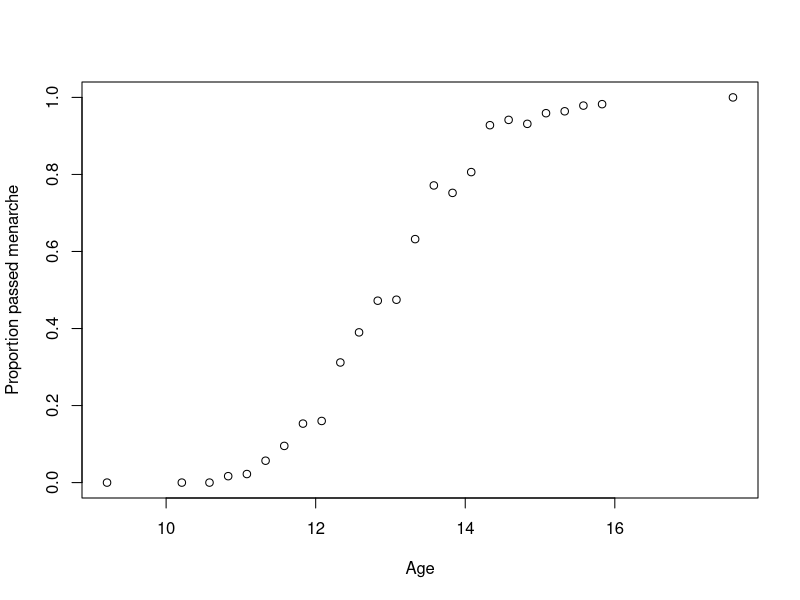
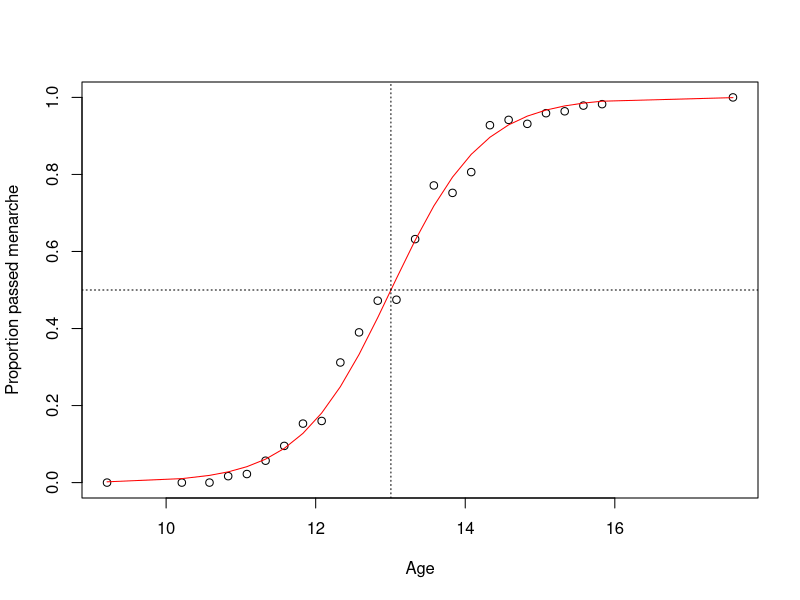
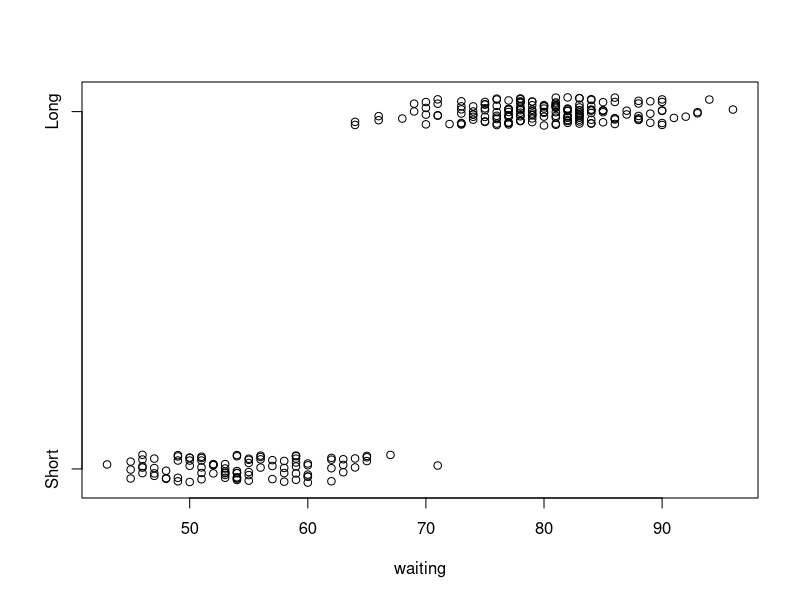
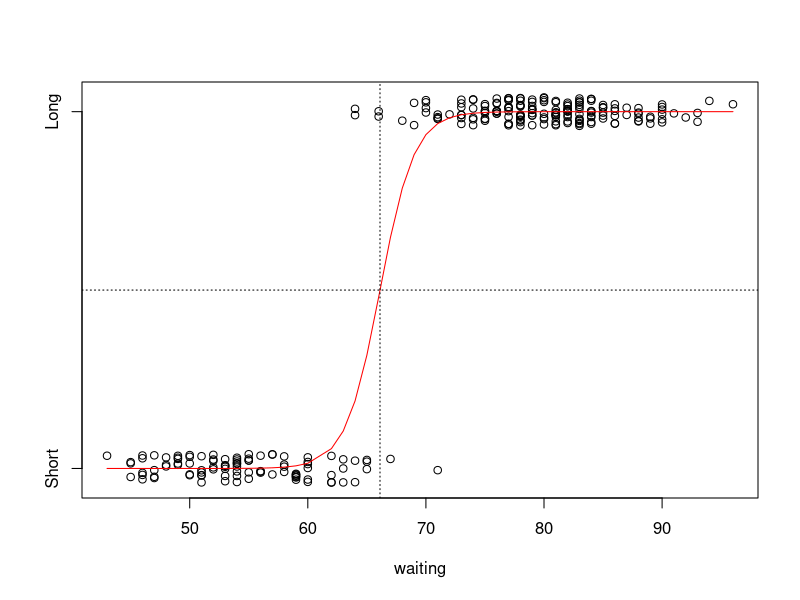
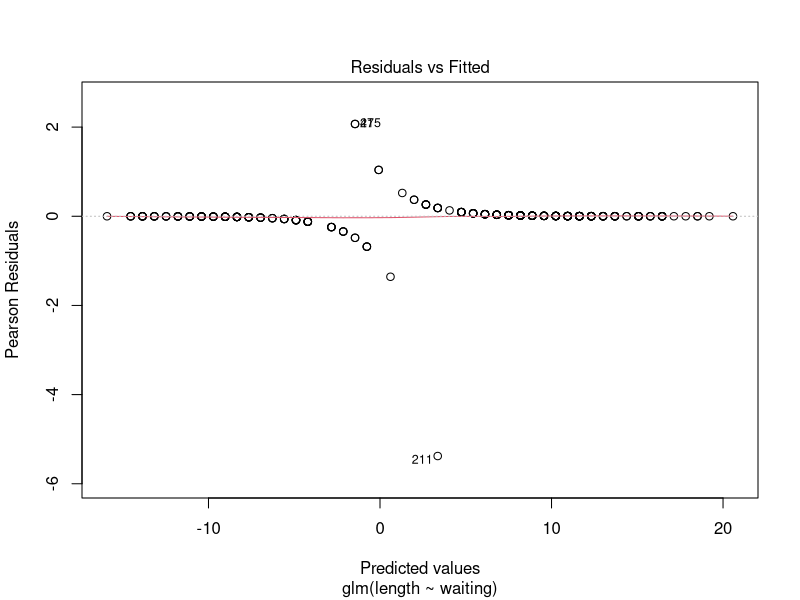
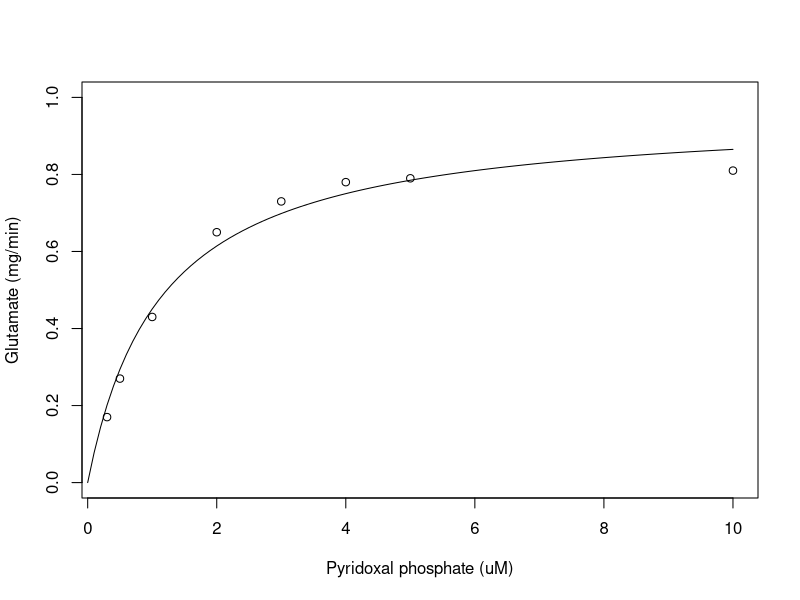
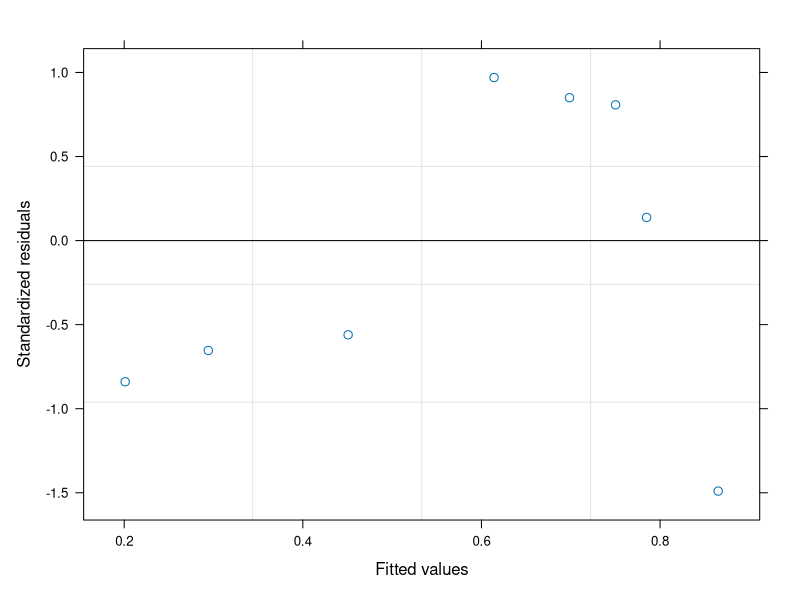
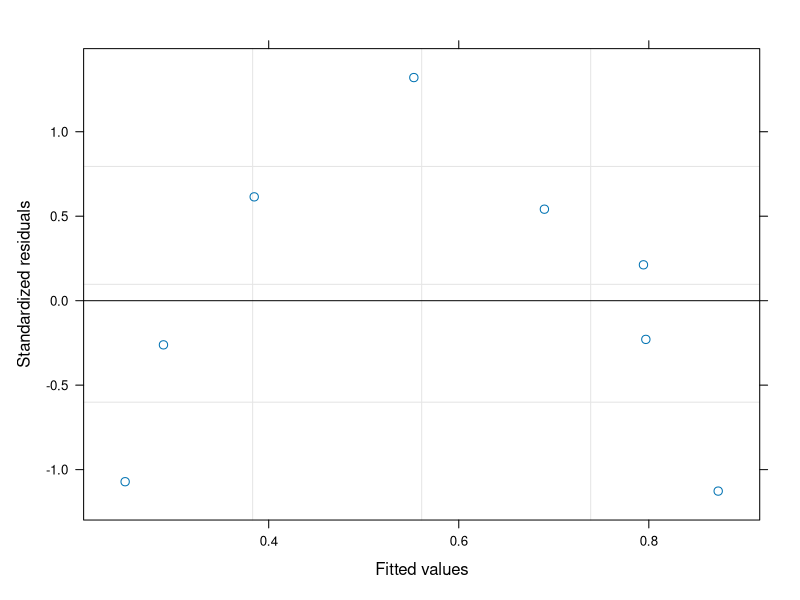

Here is the R script that generated these plots, in order:
## Chapter 19: Fitting Other Models.


## II. Logistic regression

library(MASS)
data(menarche)
plot(Menarche/Total~Age,data=menarche,ylab="Proportion passed menarche")


lr1<-glm(cbind(Menarche, Total-Menarche)~Age,data=menarche,family="binomial")
summary(lr1)


-summary(lr1)$coef[1,1]/summary(lr1)$coef[2,1]


plot(Menarche/Total~Age,data=menarche,ylab="Proportion passed menarche")
lines(menarche$Age, lr1$fitted, type="l", col="red")
abline(v=13.006,h=0.5, lty=3)


with(lr1, pchisq(null.deviance - deviance, df.null - df.residual, lower.tail = FALSE))


data(faithful)
faithful$length<-cut(faithful$eruptions,breaks = c(0,3,6),labels = c("S","L"))
with(faithful,plot(waiting, jitter(as.numeric(length)-1,amount = 0.04),ylab="",yaxt="n"))
axis(side=2,at=0:1,labels=c("Short","Long"))


lr2<-glm(length~waiting,family="binomial",data=faithful)
summary(lr2)


-summary(lr2)$coef[1,1]/summary(lr2)$coef[2,1]


with(faithful,plot(waiting, jitter(as.numeric(length)-1,amount = 0.04),ylab="",yaxt="n"))
axis(side=2,at=0:1,labels=c("Short","Long"))
lines(cbind(faithful$waiting,lr2$fitted)[order(faithful$waiting),],col="red")
abline(h=0.5,v=66.113,lty=3)


plot(lr2,which=1)


## Fitting other non-linear models

ppg<-read.csv("../Data/PP-Glutamate.csv",comm="#")
head(ppg)


ek1<-nls(Glutam ~ Vm * PP/(K+PP), data = ppg, start=list(K=0.5,Vm=1))


plot(Glutam~PP,data=ppg,ylim=c(0,1.0),ylab="Glutamate (mg/min)", xlab="Pyridoxal phosphate (uM)")
paras<-summary(ek1)$coeff[,1]
curve((paras[2]*x)/(paras[1]+x),from = 0,to=10,add=TRUE)
summary(nls(Glutam ~ Vm * PP/(K+PP), data = ppg))$coeff
summary(ek1)


require(nlme)
plot(ek1)


ek2<-nls(Glutam~a+b*PP,data=ppg,start=list(a=1,b=1))
ek3<-nls(Glutam~a+b*PP+c*PP^2,data=ppg,start=list(a=1,b=1,c=1))
anova(ek2,ek3)
summary(ek3)


plot(ek3)


### VI. Exercises

##1)## Using the built-in data set `mtcars` fit a logistic regression of `am` (transmission type -- a factor coded as 0 & 1) as a function of `wt` (weight in thousands of pounds). At what weight is an automatic transmission three times as likely as a manual transmission?

##2)## The dataset given below comes from a third order polynomial, and includes some random noise. Use `nls()` to fit both a 1st order ($a+bx$) and a 3rd order ($a+bx+cx^2+dx^3$) and compare the models - how does the residual error compare? Does the distribution of the residuals give any reason to prefer one over the other? 

##3)## Plot the functions given by the two models you created above over the range -3:13.


